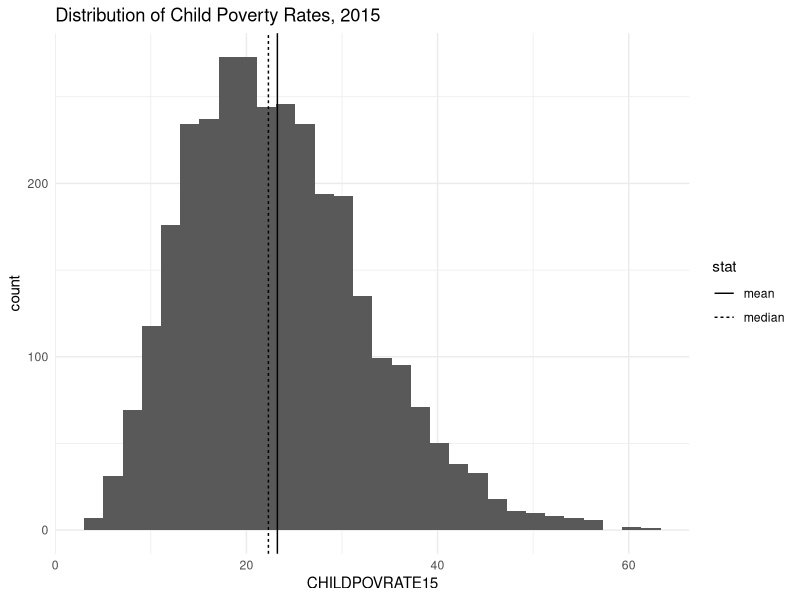
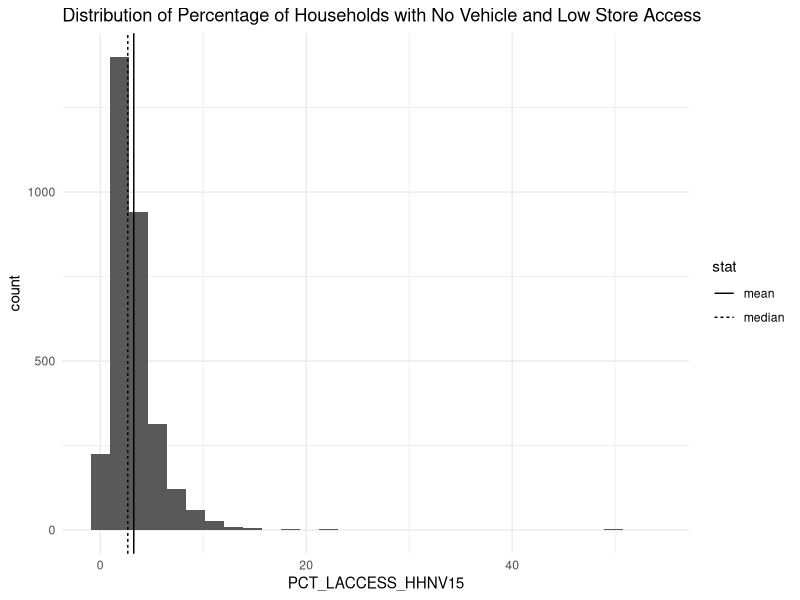
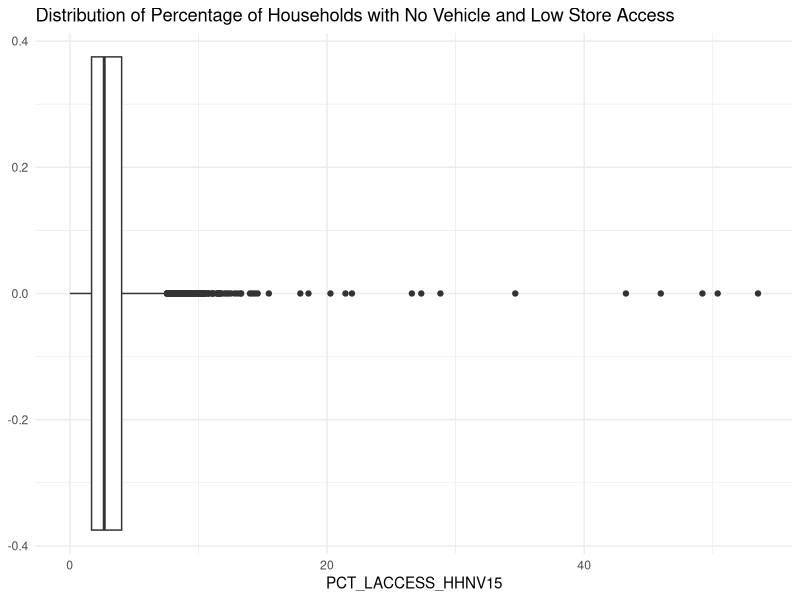
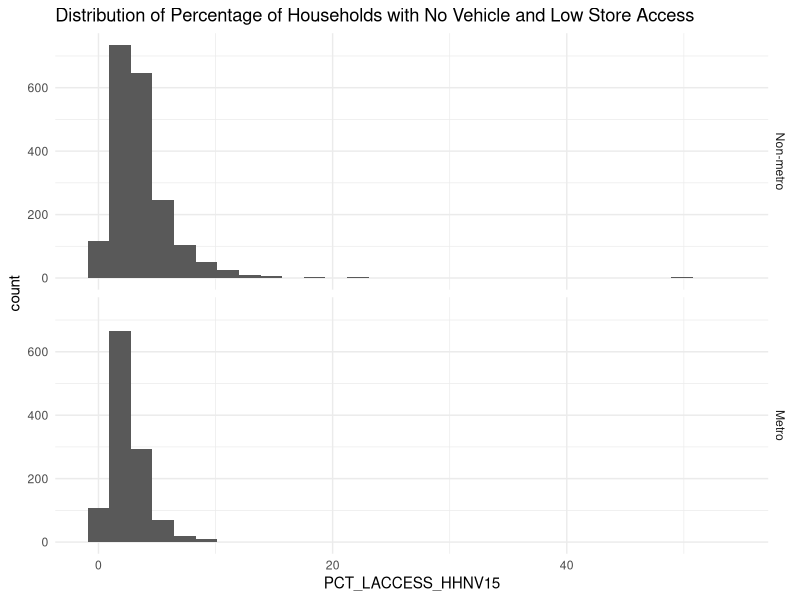
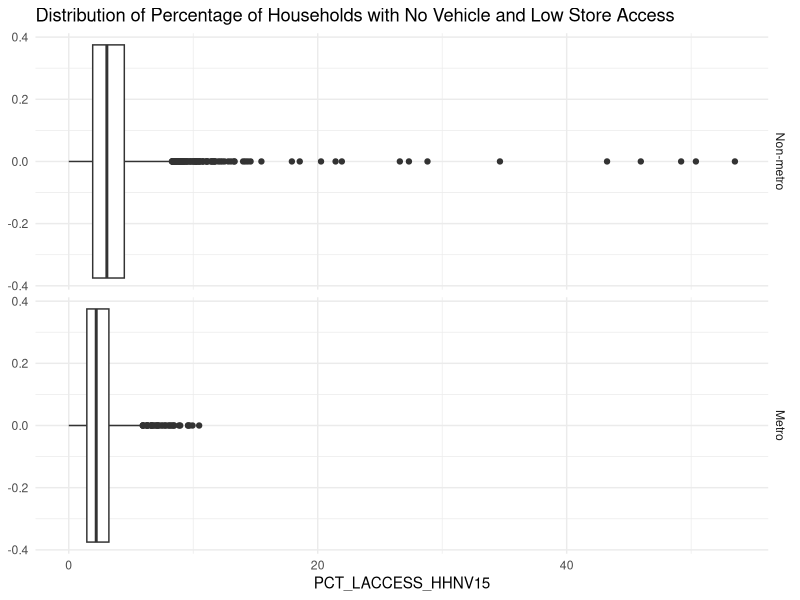
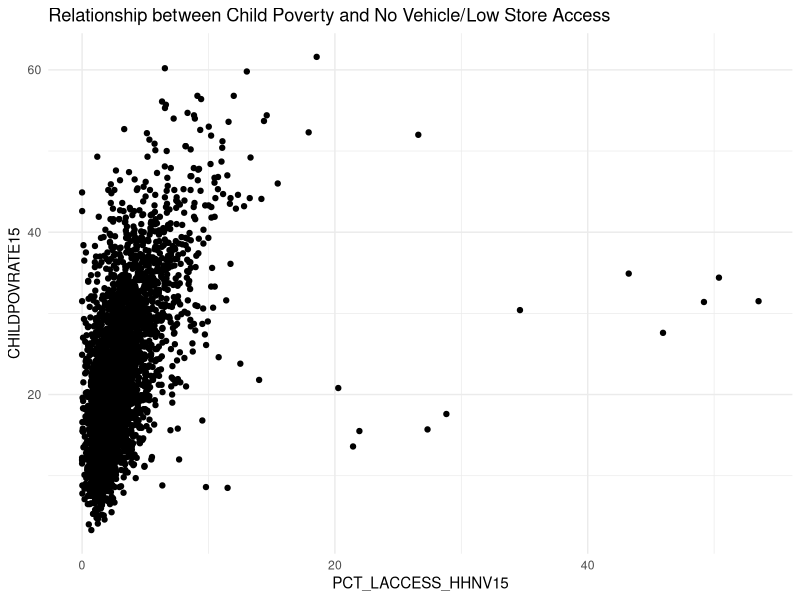
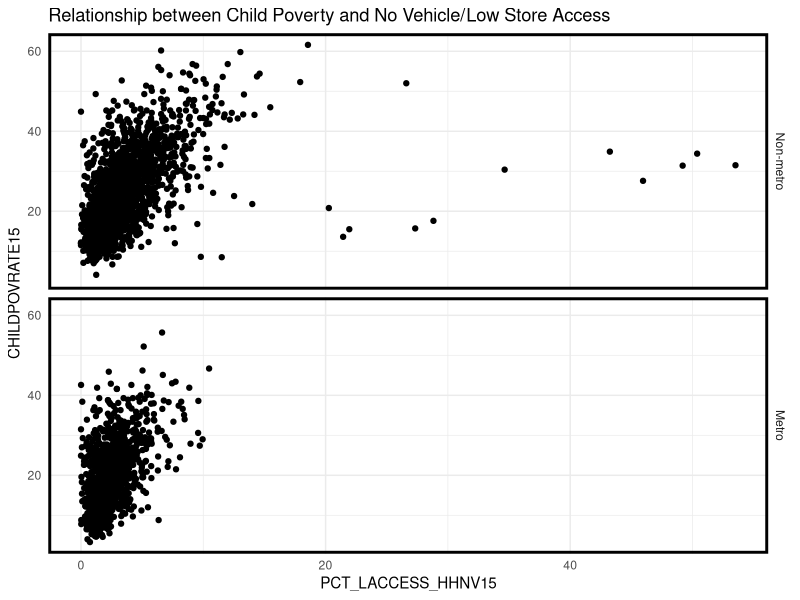

Write R code to recreate these figures, in order.
## ---- chunk 1
# packages
library(tidyverse)
# library(dplyr)
# library(httr)
# library(moments)
# library(scales)
# library(ggplot2)
# library(ggpp)
# library(readxl)
# library(expss)
# library(sf)
# library(httr)
# library(purrr)
# library(extrafont)
# library(patchwork)
# library(scico)
# library(psych)
## ---- chunk 2


# read data into R
# note: the working directory here is the location of the .Rmd file, so I have put the csv file in the same location
food_env <- read_csv("EDA_assignment_dataset.csv")


## ---- chunk 3

# basic summary stats of variables in the food_env dataset, showing the number of NAs per variable
summary(food_env)

# custom set of summary stats for CHILDPOVRATE15
childpovrate15_summary <- food_env %>% 
  summarise(n = length(na.omit(CHILDPOVRATE15)), # number of observations with non-NA values
            n_na = length(which(is.na(CHILDPOVRATE15))), # number of NA values
            min = min(CHILDPOVRATE15, na.rm = TRUE), # min value, excluding NA
            max = max(CHILDPOVRATE15, na.rm = TRUE), # max value, excluding NA
            mean = mean(CHILDPOVRATE15, na.rm = TRUE), # mean value, excluding NA
            median = median(CHILDPOVRATE15, na.rm = TRUE), # median value, excluding NA
  )
  
childpovrate15_summary

## ---- chunk 4

# create a new data set with only complete observations
food_env_full <- food_env %>% 
  drop_na() # exclude any row containing NA values

# create a variable showing the length of food_env
food_env_n <- dim(food_env)[1]
food_env_n

# create a variable showing the length of food_env_full to see how many NA cases were dropped
food_env_full_n <- dim(food_env_full)[1]
food_env_full_n
## ---- chunk 5
# note: we have already calculated the mean and median values of CHILDPOVRATE15 in childpovrate15_summary, but first we will reshape that data into a simplified dataframe 

childpovrate15_lines <- childpovrate15_summary %>% 
  
  # select the two summary measures of interest
  select(mean, median) %>% 
  
  # gather into a long format
  gather(key = "stat", value = "val")
  


# using ggplot2, we can create the histogram
childpovrate15_hist <- ggplot() +
  # create histogram of values
  geom_histogram(aes(x = CHILDPOVRATE15), 
                 data = food_env_full) + 
  
  # plot mean and median values, with different linetypes
  geom_vline(aes(xintercept = val, linetype = stat), 
             key_glyph = "path", # this changes legend lines to be horizontal
             data = childpovrate15_lines) +
  
  
  # use a minimal theme 
  theme_minimal() +
  
  # add a title
  labs(title = "Distribution of Child Poverty Rates, 2015")


# display the figure
childpovrate15_hist


## ---- chunk 6

# lets create a dataframe where we can again plot the mean and median values
pct_lacess_hhnv15_lines <- food_env_full %>% 
  
  # summarise using food_env_full, so no NA values present
  summarise(mean = mean(PCT_LACCESS_HHNV15), # mean value
            median = median(PCT_LACCESS_HHNV15) # median value
  ) %>% 
  
  # gather into a long format
  gather(key = "stat", value = "val")


# using ggplot2, we can create the histogram
pct_lacess_hhnv15_hist <- ggplot() +
  # create histogram of values
  geom_histogram(aes(x = PCT_LACCESS_HHNV15), 
                 data = food_env_full) + 
  
  # plot mean and median values, with different linetypes
  geom_vline(aes(xintercept = val, linetype = stat), 
             key_glyph = "path", # this changes legend lines to be horizontal
             data = pct_lacess_hhnv15_lines) +
  
  # use a minimal theme 
  theme_minimal() +
  
  # add a title
  labs(title = "Distribution of Percentage of Households with No Vehicle and Low Store Access")


# display the histogram
pct_lacess_hhnv15_hist


# similarly, using ggplot2, we can create the boxplot
pct_lacess_hhnv15_boxplot <- ggplot() +
  # create boxplot of values
  geom_boxplot(aes(x = PCT_LACCESS_HHNV15), 
                 data = food_env_full) + 
  
  # use a minimal theme 
  theme_minimal() +
  
  # add a title
  labs(title = "Distribution of Percentage of Households with No Vehicle and Low Store Access")


# display the histogram
pct_lacess_hhnv15_boxplot

## ---- chunk 7

# first, lets use Metro verus Non-metro instead of 1 and 0, respectively
metro_labeller <- c(
  `1` = "Metro",
  `0` = "Non-metro"
)

# using ggplot2, we can create the histogram
pct_lacess_metro_hist <- ggplot() +
  # create histogram of values 
  geom_histogram(aes(x = PCT_LACCESS_HHNV15), 
                 data = food_env_full) + 
  
  # split out by metro status
  facet_grid(rows = vars(METRO13),
             # use labeller object created above
             labeller = as_labeller(metro_labeller)) +
 
  
  # use a minimal theme 
  theme_minimal() +
  
  # add a title
  labs(title = "Distribution of Percentage of Households with No Vehicle and Low Store Access")

# display the faceted histogram
pct_lacess_metro_hist


# using ggplot2, we can create the faceted boxplot
pct_lacess_metro_boxplot <- ggplot() +
  # create boxplot of values 
  geom_boxplot(aes(x = PCT_LACCESS_HHNV15), 
                 data = food_env_full) + 
  
  # split out by metro status
  facet_grid(rows = vars(METRO13),
             # use labeller object created above
             labeller = as_labeller(metro_labeller)) +
 
  
  # use a minimal theme 
  theme_minimal() +
  
  # add a title
  labs(title = "Distribution of Percentage of Households with No Vehicle and Low Store Access")

# display the faceted boxplot
pct_lacess_metro_boxplot

## ---- chunk 8

# calculate the correlation by specifying the two variables and Pearson as function inputs
correlation <- cor(food_env_full$PCT_LACCESS_HHNV15,
                   food_env_full$CHILDPOVRATE15,
                   method = 'pearson')

correlation

# generate and view the scatterplot
access_chpov_scatter <- ggplot() +
  
  # generate the points with access on the x-axis and child poverty on the y
  geom_point(aes(x = PCT_LACCESS_HHNV15,
                 y = CHILDPOVRATE15),
             data = food_env_full) +
  
  # use a simple theme
  theme_minimal() +
  
  # add a title
  labs(title = "Relationship between Child Poverty and No Vehicle/Low Store Access")
  
access_chpov_scatter

## ---- chunk 9

# to start, create separate dataframes of metro and non-metro data
metro_df <- food_env_full %>% 
  
  # filter to metro areas
  filter(METRO13 == 1)

non_metro_df <- food_env_full %>% 
  
  # filter to non-metro areas
  filter(METRO13 == 0)


# calculate the correlation by specifying the two variables and Pearson as function inputs by metro df
metro_correlation <- cor(metro_df$PCT_LACCESS_HHNV15,
                         metro_df$CHILDPOVRATE15,
                         method = 'pearson')

metro_correlation

# calculate the correlation by specifying the two variables and Pearson as function inputs by metro df
non_metro_correlation <- cor(non_metro_df$PCT_LACCESS_HHNV15,
                             non_metro_df$CHILDPOVRATE15,
                             method = 'pearson')

non_metro_correlation

# generate and view the scatterplot using the full dataset and the previously generated labeller
metro_access_chpov_scatter <- ggplot() +
  
  # generate the points with access on the x-axis and child poverty on the y
  geom_point(aes(x = PCT_LACCESS_HHNV15,
                 y = CHILDPOVRATE15),
             data = food_env_full) +
  
  # split out by metro status
  facet_grid(rows = vars(METRO13),
             # use labeller object created above
             labeller = as_labeller(metro_labeller)) +
  
  
  # use a simple theme
  theme_minimal() +
  
  # add boxes around panels so they are more easily distinguishable
  theme(panel.border = element_rect(linewidth = 2, fill = "transparent")) +
  
  # add a title
  labs(title = "Relationship between Child Poverty and No Vehicle/Low Store Access")
  
metro_access_chpov_scatter
